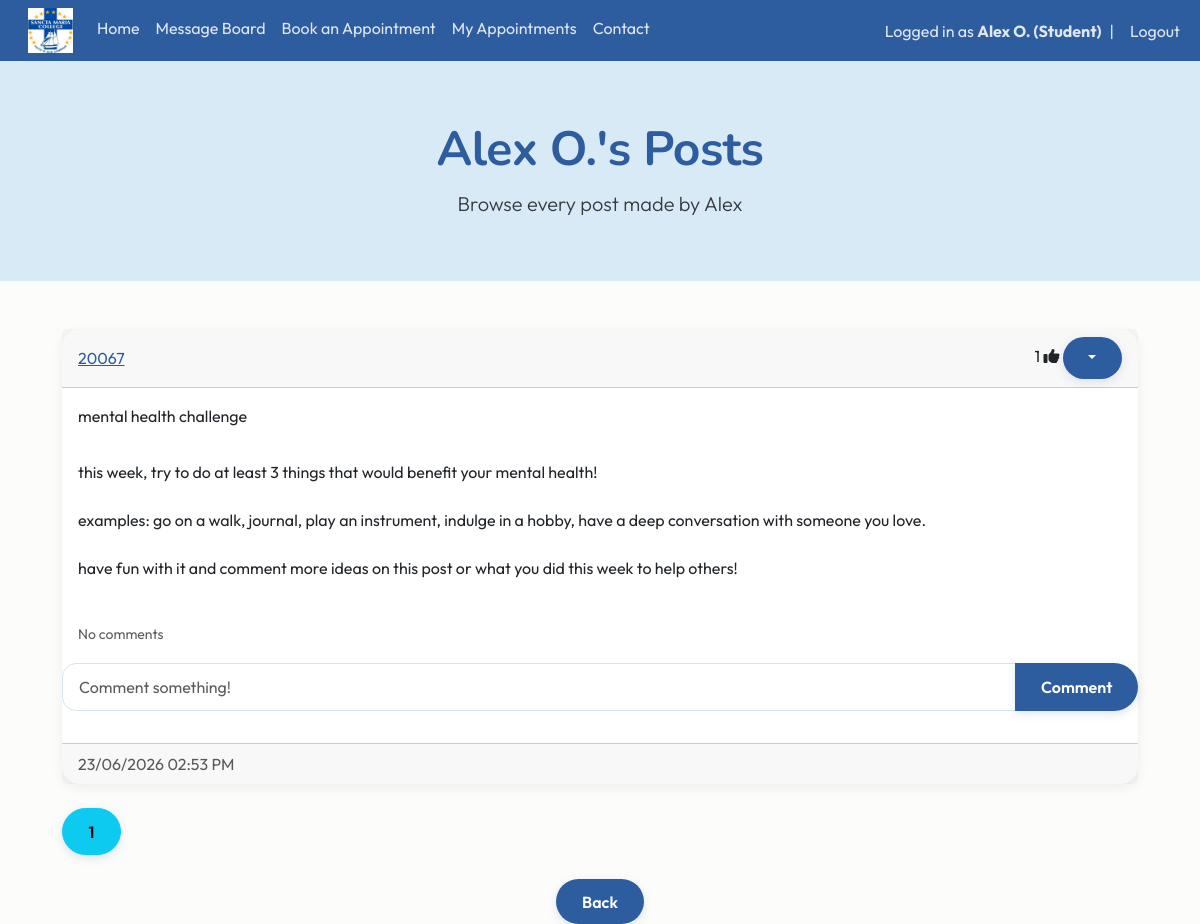
Page /posts/20067 (signed in) on the earlier database version.
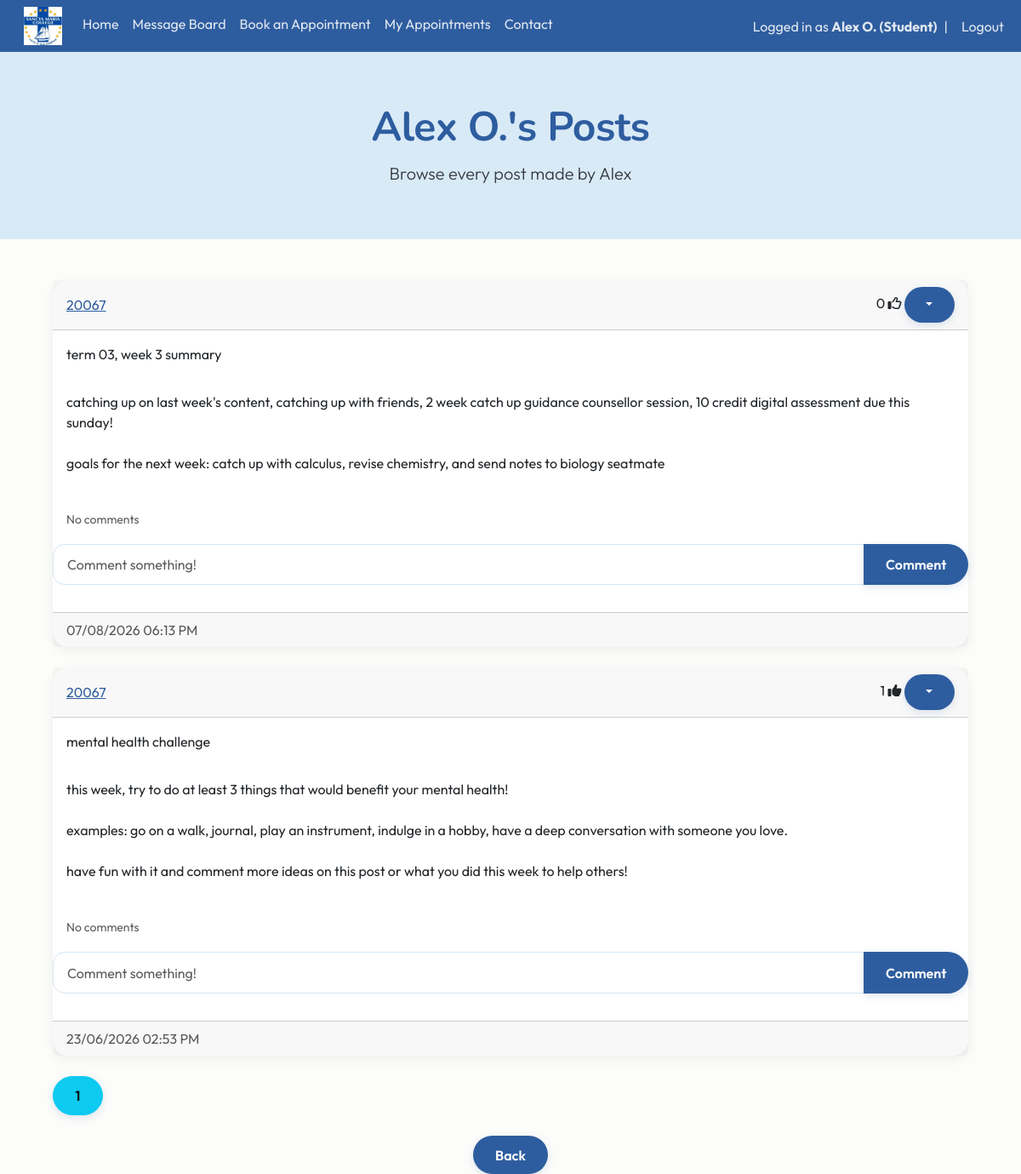
Same page on the later database version.
### website/models.py (models this page shows)
class User(db.Model, UserMixin):
    id = db.Column(db.Integer, primary_key=True)
    email = db.Column(db.String(150), unique=True)
    fname = db.Column(db.String(20))
    lname = db.Column(db.String(20))
    username = db.Column(db.String(150), unique=True)
    role = db.Column(db.String(150))
    password = db.Column(db.String(150))
    date_created = db.Column(db.DateTime(timezone=True), default=func.now())
    posts = db.relationship("Post", backref="user", cascade="all, delete-orphan")
    comments = db.relationship("Comment", backref="user", cascade="all, delete-orphan")
    likes = db.relationship("Like", backref="user", cascade="all, delete-orphan")
    appointments = db.relationship('Appointment', foreign_keys="Appointment.counsellor_id", back_populates="counsellor")

class Post(db.Model):
    id = db.Column(db.Integer, primary_key=True)
    title = db.Column(db.String(150), unique=False)
    content = db.Column(db.Text, nullable=False)
    date_created = db.Column(db.DateTime(timezone=True), default=func.now())
    author = db.Column(db.Integer, db.ForeignKey('user.id', ondelete="CASCADE"), nullable=False)
    comments = db.relationship('Comment', backref='post', cascade="all, delete-orphan")
    likes = db.relationship('Like', backref='post', cascade="all, delete-orphan")
    @property
    def nz_date_created(self):
        if self.date_created.tzinfo is None:
            utc = self.date_created.replace(tzinfo=ZoneInfo("UTC"))
        else:
            utc = self.date_created
        return utc.astimezone(ZoneInfo("Pacific/Auckland"))

### website/views.py (the view)
@views.route("/posts/<username>")
@login_required
def posts(username):
    page = request.args.get('page', 1, type=int)
    user = User.query.filter_by(username=username).first()
    if not user:
        flash('No user with that username exists', category='error')
        return redirect(url_for('views.blog'))
    posts = Post.query.filter_by(user=user).order_by(Post.date_created.desc()).paginate(page=page, per_page=4)
    return render_template("posts.html", user=current_user, author=user, posts=posts, username=username, endpoint='views.posts')

### website/__init__.py (called while the page is built)
def create_app():
    app = Flask(__name__)
    app.config['SECRET_KEY'] = "DQiAlMIU5u5eeLDw4KPMHx4d"
    app.config['SQLALCHEMY_DATABASE_URI'] = f'sqlite:///{DB_NAME}'
    db.init_app(app)
    from .views import views
    from .auth import auth
    app.register_blueprint(views, url_prefix="/")
    app.register_blueprint(auth, url_prefix="/")
    from .models import User, Post
    with app.app_context():
        db.create_all()
    login_manager = LoginManager()
    login_manager.login_view = "auth.login"
    login_manager.init_app(app)
    @login_manager.user_loader
    def load_user(id):
        return User.query.get(int(id))
    return app

### website/templates/posts.html (shortened to what this page needs)
{% extends "posts_div.html" %}{% block title %}{{ author.fname }} {{ author.lname[0] }}.'s Posts{% endblock %}
{% block hero %}
<section class="hero hero-small mb-5">
    <div class="container text-center">
        <h1 class="display-5 fw-bold">
            {{ author.fname }} {{ author.lname[0] }}.'s Posts
        </h1>
        <p class="lead">
            Browse every post made by {{ author.fname }}
        </p>
    </div>
</section>
{% endblock %}
{% block footer %}
<div align="center">
    <a href="/blog">
        <button type="button" class="btn btn-primary btn-large">
            Back
        </button>
    </a>
</div>
{% endblock %}

### website/templates/posts_div.html (shortened to what this page needs)
{% extends "template.html"%} {% block title %} Message Board {% endblock %}
{% block content%}
{% block hero %}{% endblock %}
<div class="container">
    <div id="posts">
        {% for post in posts %}
        <div class="card border-dark">
            <div class="card-header d-flex justify-content-between align-items-center">
                <a href="/posts/{{post.user.username}}">{{post.user.username}}</a>
                <div>
                    <span id="likes-count-{{post.id}}">{{ post.likes|length }}</span>
                    {% if user.id in post.likes|map(attribute="author")|list %}
                    <i class="fas fa-thumbs-up" id="like-button-{{post.id}}" onclick="like({{post.id}})"></i>
                    {% else %}
                    <i class="far fa-thumbs-up" id="like-button-{{post.id}}" onclick="like({{post.id}})"></i>
                    {% endif %}
                        {% if user.id == post.author or user.role == "Teacher" or user.role == "Guidance Counsellor" %}
                        <div class="btn-group">
                            <button type="button" class="btn btn-primary btn-sm dropdown-toggle" data-bs-toggle="dropdown"></button>
                        </div>
                        {% endif %}
                </div>
            </div>
            <div class ="card-body">
                <div class="card-text">{{post.title}}</div>
            </div>
            <div class ="card-body">
                <div class="card-text">{{post.content | replace('\n', '<br>') | safe}}</div>
            </div>
            <br/>
            <p class="card-text ms-3">
                {% if post.comments|length > 0 %}
                <a data-bs-toggle="collapse" href="#comments-{{post.id}}" role="button">
                    <small>View {{post.comments|length}} Comments</small>
                </a>
                {% else %}
                <small class="text-muted">No comments</small>
                {% endif %}
            </p>
            <form class="input-group mb-3" method="POST" action="{{ url_for('views.create_comment', post_id=post.id, page=posts.page) }}">
                <input type="text" id="text" name="text" class="form-control" placeholder="Comment something!"/>
                <button type="submit" class="btn btn-primary">Comment</button>
            </form >
            <div class ="card-footer text-muted">{{ post.nz_date_created.strftime("%d/%m/%Y %I:%M %p") }}</div>
        </div>
        <br/>
        {% endfor %}
    </div>
    {% for page_num in posts.iter_pages(left_edge=1, right_edge=1, left_current=1, right_current=2) %}
    {% if page_num %}
    {% if endpoint == 'views.posts' %}
    {% set page_url = url_for(endpoint, username=username, page=page_num) %}
    {% else %}
    {% set page_url = url_for(endpoint, page=page_num) %}
    {% endif %}
    {% if posts.page == page_num %}
    <a class="btn btn-info mb-4" href="{{ page_url }}">{{page_num}}</a>
    {% else %}
    <a class="btn btn-outline-info mb-4" href="{{ page_url }}">{{page_num}}</a>
    {% endif %}
    {% else %}
    ...
    {% endif %}
    {% endfor %}
    {% block footer %}{% endblock %}
{% endblock %}

### website/templates/template.html (shortened to what this page needs)
<!DOCTYPE html>
<html>
    <head>
        <link href="https://cdn.jsdelivr.net/npm/bootstrap@5.3.8/dist/css/bootstrap.min.css" rel="stylesheet">
        <link rel="stylesheet" type="text/css" href="{{ url_for('static', filename='main.css') }}">
    </head>
    <body>
        <nav class="navbar navbar-expand-lg sticky-top">
            <div class="container-fluid">
              <div class="collapse navbar-collapse" id="navbarSupportedContent">
                <ul class="navbar-nav me-auto mb-2 mb-lg-0">
                  <li class="nav-item">
                      <a class="navbar-brand" href="/home">
                          <img src="{{ url_for('static', filename='img/schoollogo.jpg') }}" width="45px" height="45px">
                      </a>
                  </li>
                  <li class="nav-item">
                      <a class="nav-link {% if request.path == '/home' %}active{% endif %}" href="/home">Home</a>
                  </li>
                  {% if user.is_authenticated %}
                  <li class="nav-item">
                    <a class="nav-link {% if request.path == '/blog' %}active{% endif %}" href="/blog">Message Board</a>
                  </li>
                  <li class="nav-item">
                      <a class="nav-link {% if request.path == '/book-appointment' %}active{% endif %}" href="/book-appointment">Book an Appointment</a>
                  </li>
                  {% if user.role == "Student" %}
                  <li class="nav-item">
                    <a class="nav-link {% if request.path == '/appointment-history' %}active{% endif %}" href="/appointment-history">My Appointments</a>
                  </li>
                  {% endif %}
                  {% endif %}
                  <li class="nav-item">
                      <a class="nav-link {% if request.path == '/contact' %}active{% endif %}" href="/contact">Contact</a>
                  </li>
                </ul>
                <ul class="navbar-nav ms-auto align-items-center">
                {% if user.is_authenticated %}
                <li class="nav-item">
                    <span class="navbar-text">
                        Logged in as <strong>{{ user.fname }} {{ user.lname[0] }}. ({{ user.role }})</strong>
                    </span>
                </li>
                <li class="nav-item mx-2">
                    <span class="navbar-text">|</span>
                </li>
                <li class="nav-item">
                    <a class="nav-link py-0" href="/logout">Logout</a>
                </li>
                {% endif %}
                </ul>
              </div>
            </div>
          </nav>
        <main>{% block content %} {% endblock %}</main>
      </body>
</html>

### website/static/main.css (style rules this page uses)
:root { --navy: #2E5D9F; --blue: #5D8CC7; --seafoam: #e7f3fc; --light-blue: #F5FAFE; --cream: #FCFCFA; --text: #343A40; --danger: #C86B6B; --radius: 18px; --section-padding: 6rem; }
.navbar { background-color:var(--navy); }
.navbar .nav-link, .navbar .navbar-text { color: rgba(255,255,255,0.85); transition: 0.2s ease; }
body { background-color: var(--cream); color: var(--text); font-family: 'Outfit', Arial, sans-serif; }
h1,h2,h3 { font-family: 'Nunito', Arial, sans-serif; font-weight: 700; }
p { line-height:1.7; }
.hero { background: #D9EAF7; min-height: 500px; display: flex; align-items: center; }
.hero-small { background: #D9EAF7; min-height: 220px; display: flex; align-items: center; padding: 3rem 0; margin-bottom:3rem; }
.hero h1 { color: var(--navy); font-family: 'Nunito', sans-serif; font-weight: 800; letter-spacing: -0.5px; }
.hero p { max-width:700px; margin:auto; }
.hero .lead { max-width:900px; margin:0 auto; }
.container { max-width: 1100px; }
.card { border: none; border-radius: var(--radius); box-shadow: 0 4px 14px rgba(0,0,0,0.06); transition: transform 0.25s ease, box-shadow 0.25s ease; }
.card a:not(.btn) { color: var(--navy); font-weight: 400; }
.btn { border-radius: 30px; padding: .65rem 1.6rem; font-weight: 600; transition: all .25s ease; box-shadow: 0 3px 10px rgba(46,93,159,.15); }
.btn-primary { background: var(--navy); border: none; color: white; }
form { padding-bottom:1rem; }
.form-control, .form-select { border-radius:14px; border:1px solid #D5E5F3; padding:.7rem 1rem; }

Differences in the rows shown:
added Post: user.username "20067", likes|length "0", title "term 03, week 3 summary", content "catching up on last week's content, catching up with friends, 2 week catch up guidance counsellor session, 10 credit digital assessment due this sunday! goals for the next week: catch up with calculus, revise chemistry, and send notes to biology seatmate", nz_date_created "07/08/2026 06:13 PM"
